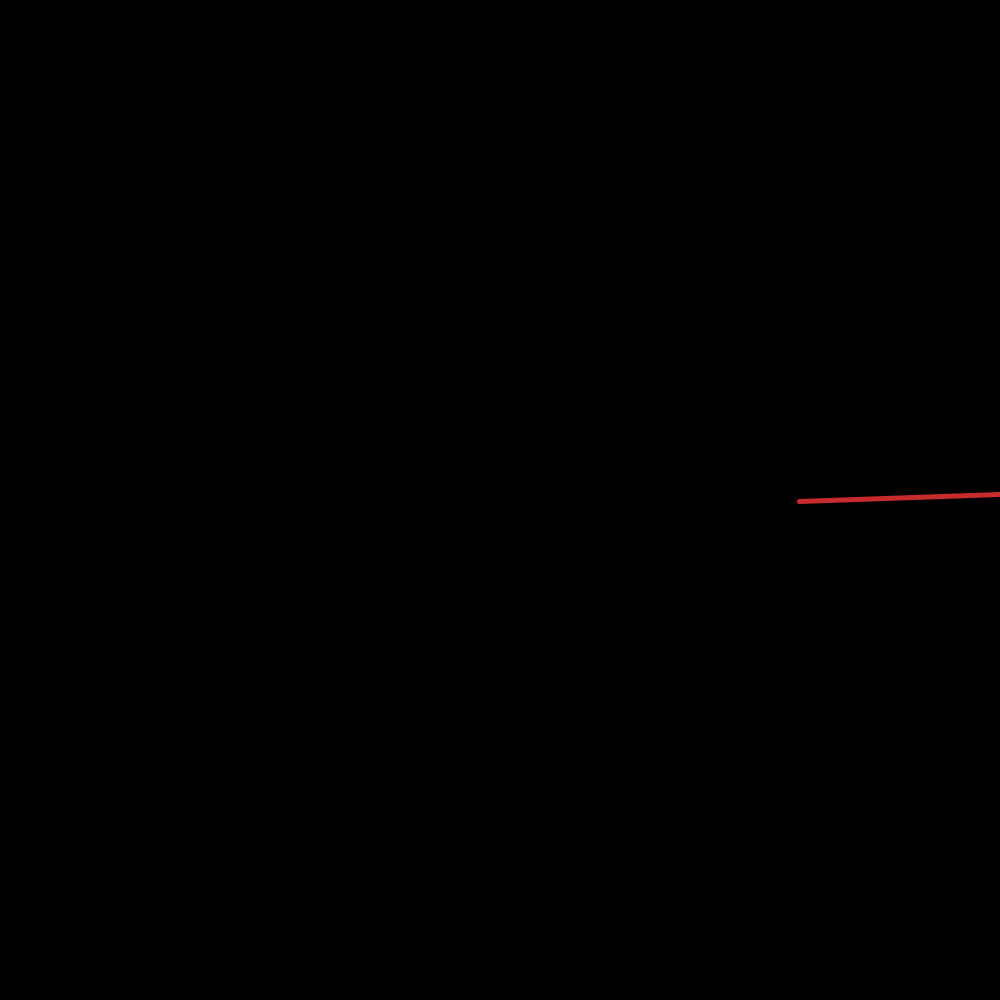
Frame 1 (no input)
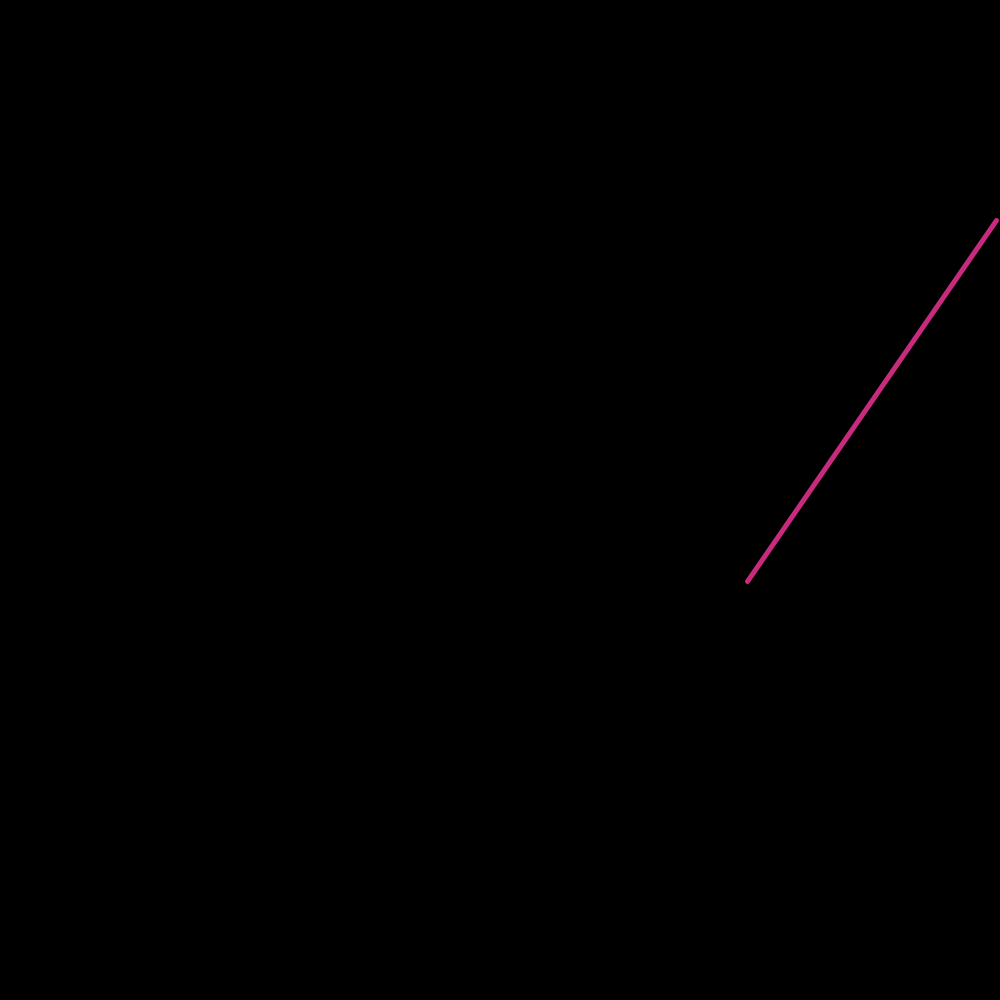
Frame 60 (the mouse pressed at the canvas centre just before this capture)
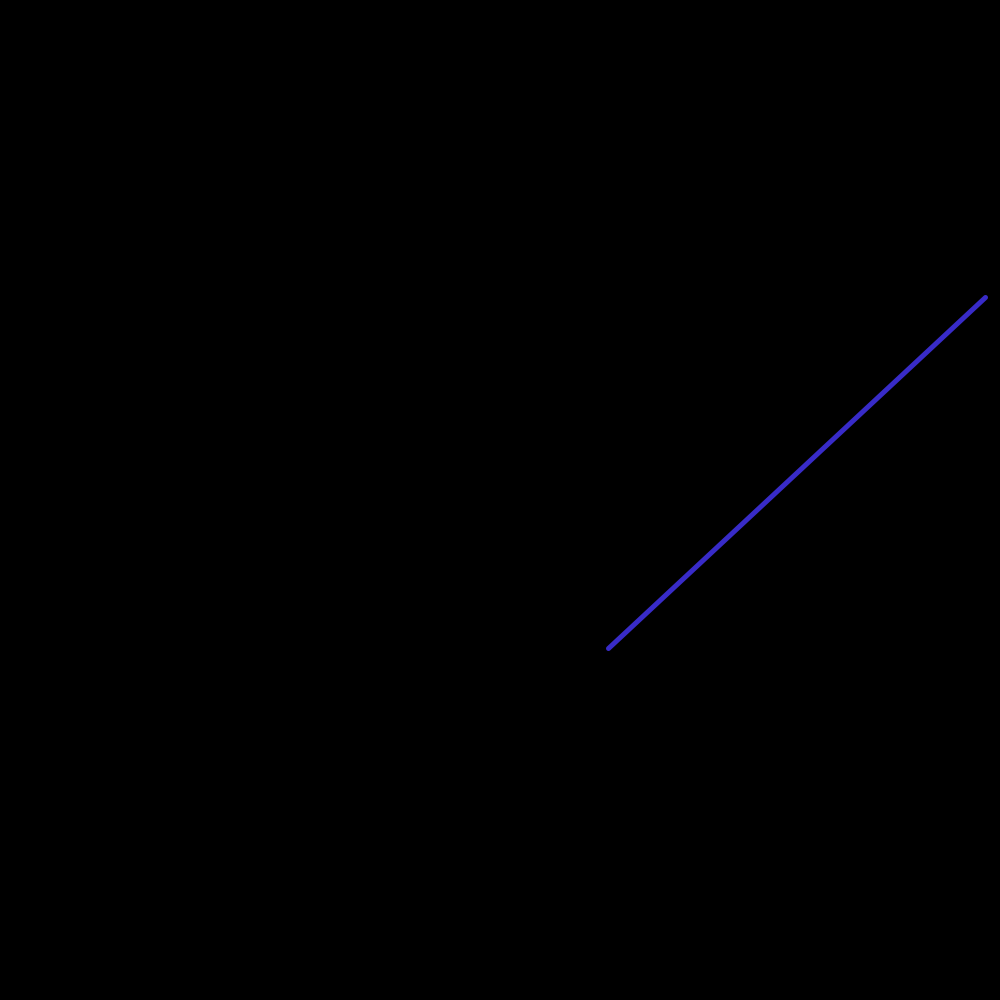
Frame 120 (the mouse held since frame 60 and released just before this capture)

The Processing sketch that drew these frames (run headless with seeded random() and noise(); from frame 60 on, the mouse is pressed at the canvas centre):

// Processing sketch: sineLine
// ── sineLine.pde
float cx, cy, a, b, c, d, fx1, fy1, fx2, fy2;
color col;
float f;
void setup(){
  size(1000,1000);
  colorMode(HSB, 400, 255, 255);
  cx = 500;
  cy = 500;
  strokeWeight(5);
  background(0);
}

void draw(){
  background(0);
  f = f + .01;
  col = color(200+(cos(f)*200), 200, 200);
  a += .01;
  b += .007;
  c -= .002;
  d -= .02;
  //ellipse(cx+ cos(a)*300, cy + sin(b)*300, 20,20);
  fx1 = cx + cos(a)*300;
  fy1 = cy + sin(b)*200;
  fx2 = cx + cos(c)*500;
  fy2 = cy + sin(d)*300;
  stroke(col);
  line(fx1, fy1, fx2, fy2);
}
